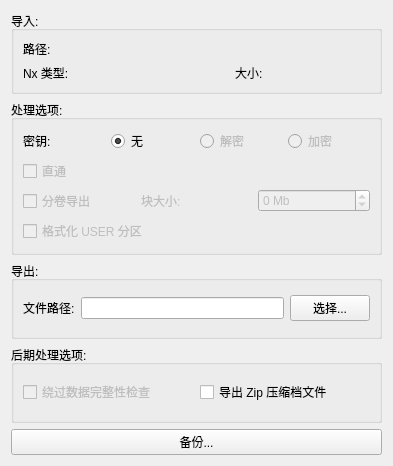
<?xml version="1.0" encoding="UTF-8"?>
<ui version="4.0">
 <class>Dump</class>
 <widget class="QWidget" name="Dump">
  <property name="windowModality">
   <enum>Qt::WindowModal</enum>
  </property>
  <property name="geometry">
   <rect>
    <x>0</x>
    <y>0</y>
    <width>393</width>
    <height>466</height>
   </rect>
  </property>
  <property name="windowTitle">
   <string>Form</string>
  </property>
  <layout class="QGridLayout" name="gridLayout_5">
   <item row="0" column="0">
    <widget class="QGroupBox" name="inputGrBox">
     <property name="title">
      "<string>导入:</string>
     </property>
     <layout class="QGridLayout" name="gridLayout">
      <item row="0" column="0">
       <widget class="QLabel" name="inPathLbl">
        <property name="text">
         <string>路径:</string>
        </property>
       </widget>
      </item>
      <item row="0" column="1" colspan="4">
       <widget class="QLabel" name="inPathValue">
        <property name="palette">
         <palette>
          <active>
           <colorrole role="WindowText">
            <brush brushstyle="SolidPattern">
             <color alpha="255">
              <red>104</red>
              <green>104</green>
              <blue>104</blue>
             </color>
            </brush>
           </colorrole>
          </active>
          <inactive>
           <colorrole role="WindowText">
            <brush brushstyle="SolidPattern">
             <color alpha="255">
              <red>104</red>
              <green>104</green>
              <blue>104</blue>
             </color>
            </brush>
           </colorrole>
          </inactive>
          <disabled>
           <colorrole role="WindowText">
            <brush brushstyle="SolidPattern">
             <color alpha="127">
              <red>255</red>
              <green>255</green>
              <blue>255</blue>
             </color>
            </brush>
           </colorrole>
          </disabled>
         </palette>
        </property>
        <property name="text">
         <string/>
        </property>
       </widget>
      </item>
      <item row="1" column="0" colspan="2">
       <widget class="QLabel" name="inTypeLbl">
        <property name="text">
         <string>Nx 类型:</string>
        </property>
       </widget>
      </item>
      <item row="1" column="2">
       <widget class="QLabel" name="inTypeValue">
        <property name="palette">
         <palette>
          <active>
           <colorrole role="WindowText">
            <brush brushstyle="SolidPattern">
             <color alpha="255">
              <red>104</red>
              <green>104</green>
              <blue>104</blue>
             </color>
            </brush>
           </colorrole>
          </active>
          <inactive>
           <colorrole role="WindowText">
            <brush brushstyle="SolidPattern">
             <color alpha="255">
              <red>104</red>
              <green>104</green>
              <blue>104</blue>
             </color>
            </brush>
           </colorrole>
          </inactive>
          <disabled>
           <colorrole role="WindowText">
            <brush brushstyle="SolidPattern">
             <color alpha="127">
              <red>255</red>
              <green>255</green>
              <blue>255</blue>
             </color>
            </brush>
           </colorrole>
          </disabled>
         </palette>
        </property>
        <property name="text">
         <string/>
        </property>
       </widget>
      </item>
      <item row="1" column="3">
       <widget class="QLabel" name="inSizeLbl">
        <property name="text">
         <string>大小:</string>
        </property>
       </widget>
      </item>
      <item row="1" column="4">
       <widget class="QLabel" name="inSizeValue">
        <property name="palette">
         <palette>
          <active>
           <colorrole role="WindowText">
            <brush brushstyle="SolidPattern">
             <color alpha="255">
              <red>104</red>
              <green>104</green>
              <blue>104</blue>
             </color>
            </brush>
           </colorrole>
          </active>
          <inactive>
           <colorrole role="WindowText">
            <brush brushstyle="SolidPattern">
             <color alpha="255">
              <red>104</red>
              <green>104</green>
              <blue>104</blue>
             </color>
            </brush>
           </colorrole>
          </inactive>
          <disabled>
           <colorrole role="WindowText">
            <brush brushstyle="SolidPattern">
             <color alpha="127">
              <red>255</red>
              <green>255</green>
              <blue>255</blue>
             </color>
            </brush>
           </colorrole>
          </disabled>
         </palette>
        </property>
        <property name="text">
         <string/>
        </property>
       </widget>
      </item>
     </layout>
    </widget>
   </item>
   <item row="1" column="0">
    <widget class="QGroupBox" name="optionsGrBox">
     <property name="title">
      <string>处理选项:</string>
     </property>
     <property name="checkable">
      <bool>false</bool>
     </property>
     <layout class="QGridLayout" name="gridLayout_2">
      <item row="0" column="0" colspan="3">
       <layout class="QHBoxLayout" name="horizontalLayout">
        <item>
         <widget class="QLabel" name="label">
          <property name="text">
           <string>密钥:</string>
          </property>
         </widget>
        </item>
        <item>
         <widget class="QRadioButton" name="noCryptotValue">
          <property name="text">
           <string>无</string>
          </property>
          <property name="checked">
           <bool>true</bool>
          </property>
         </widget>
        </item>
        <item>
         <widget class="QRadioButton" name="decryptValue">
          <property name="enabled">
           <bool>false</bool>
          </property>
          <property name="text">
           <string>解密</string>
          </property>
         </widget>
        </item>
        <item>
         <widget class="QRadioButton" name="encryptValue">
          <property name="enabled">
           <bool>false</bool>
          </property>
          <property name="text">
           <string>加密</string>
          </property>
         </widget>
        </item>
       </layout>
      </item>
      <item row="1" column="0" colspan="2">
       <widget class="QCheckBox" name="ptZeroesCheckBox">
        <property name="enabled">
         <bool>false</bool>
        </property>
        <property name="toolTip">
         <string>&lt;html&gt;&lt;head/&gt;&lt;body&gt;&lt;p&gt;FAT32 分区中未分配簇 (USER &amp; SYSTEM) 将填充为零并且不会被加密, 这样导出镜像就会更加有可压缩率.&lt;/p&gt;&lt;p&gt;数据完整性检查将被禁用, 因为 MD5 哈希值已经不同. &lt;/p&gt;&lt;/body&gt;&lt;/html&gt;</string>
        </property>
        <property name="text">
         <string>直通</string>
        </property>
       </widget>
      </item>
      <item row="2" column="0">
       <widget class="QCheckBox" name="splitCheckBox">
        <property name="enabled">
         <bool>false</bool>
        </property>
        <property name="text">
         <string>分卷导出</string>
        </property>
       </widget>
      </item>
      <item row="2" column="1">
       <widget class="QLabel" name="chunksizeLbl">
        <property name="enabled">
         <bool>false</bool>
        </property>
        <property name="text">
         <string>块大小:</string>
        </property>
       </widget>
      </item>
      <item row="2" column="2">
       <widget class="QSpinBox" name="chunsizeValue">
        <property name="enabled">
         <bool>false</bool>
        </property>
        <property name="wrapping">
         <bool>true</bool>
        </property>
        <property name="specialValueText">
         <string/>
        </property>
        <property name="suffix">
         <string> Mb</string>
        </property>
        <property name="minimum">
         <number>0</number>
        </property>
        <property name="maximum">
         <number>10240</number>
        </property>
        <property name="singleStep">
         <number>64</number>
        </property>
        <property name="value">
         <number>0</number>
        </property>
       </widget>
      </item>
      <item row="3" column="0" colspan="2">
       <widget class="QCheckBox" name="formatUserCheckBox">
        <property name="enabled">
         <bool>false</bool>
        </property>
        <property name="text">
         <string>格式化 USER 分区</string>
        </property>
       </widget>
      </item>
     </layout>
    </widget>
   </item>
   <item row="2" column="0">
    <widget class="QGroupBox" name="outputGrBox">
     <property name="title">
      <string>导出:</string>
     </property>
     <layout class="QGridLayout" name="gridLayout_3">
      <item row="0" column="0">
       <widget class="QLabel" name="outPathLbl">
        <property name="text">
         <string>文件路径:</string>
        </property>
       </widget>
      </item>
      <item row="0" column="1">
       <widget class="QLineEdit" name="outPathValue"/>
      </item>
      <item row="0" column="2">
       <widget class="QPushButton" name="selectOutputBtn">
        <property name="text">
         <string>选择...</string>
        </property>
       </widget>
      </item>
     </layout>
    </widget>
   </item>
   <item row="3" column="0">
    <widget class="QGroupBox" name="groupBox">
     <property name="title">
      <string>后期处理选项:</string>
     </property>
     <layout class="QGridLayout" name="gridLayout_4">
      <item row="0" column="0">
       <widget class="QCheckBox" name="bypassMd5CheckBox">
        <property name="enabled">
         <bool>false</bool>
        </property>
        <property name="text">
         <string>绕过数据完整性检查</string>
        </property>
       </widget>
      </item>
      <item row="0" column="1">
       <widget class="QCheckBox" name="zipCheckBox">
        <property name="enabled">
         <bool>true</bool>
        </property>
        <property name="text">
         <string>导出 Zip 压缩档文件</string>
        </property>
       </widget>
      </item>
     </layout>
    </widget>
   </item>
   <item row="4" column="0">
    <widget class="QPushButton" name="pushButton">
     <property name="text">
      <string>备份...</string>
     </property>
    </widget>
   </item>
  </layout>
 </widget>
 <resources/>
 <connections/>
</ui>
